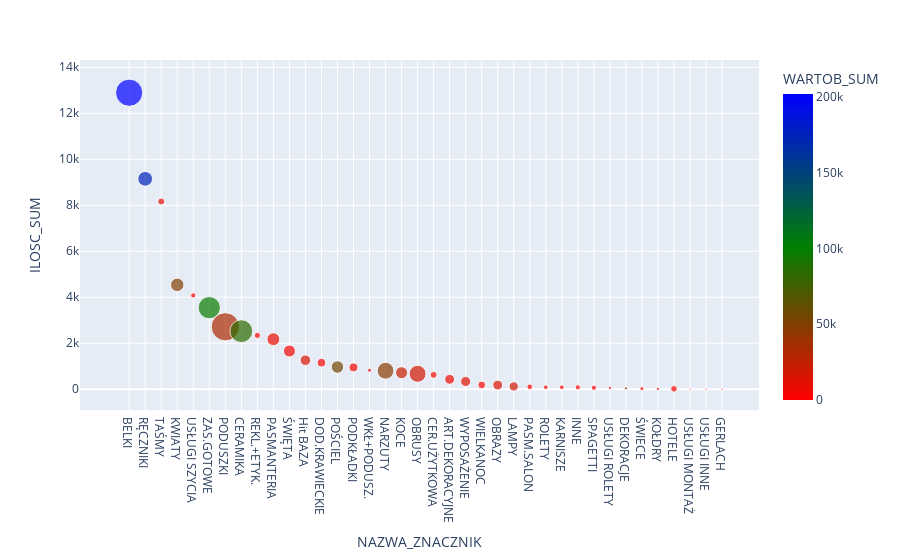

Notebook code for this chart:
### Code cell
px.scatter(df_sell.loc[df_sell['ANALIT01']=='OU'].groupby(['NAZWA_ZNACZNIK']).agg({'WARTOB_SUM':'sum',
                                                                                  'ILOSC_SUM':'sum',
                                                                                  'TRZY':'nunique'}).reset_index().sort_values(by='ILOSC_SUM', ascending=False),
           x='NAZWA_ZNACZNIK',
           color='WARTOB_SUM',
           y='ILOSC_SUM',
          color_continuous_scale=['red', 'green','blue'],
          size='TRZY',
          height=500)

### Figure 1 — Plotly figure (JSON) as saved in the notebook; plotly's stock layout.template omitted (floating-point values rounded to 4 significant figures)
{"data": [{"hovertemplate": "NAZWA_ZNACZNIK=%{x}<br>ILOSC_SUM=%{y}<br>TRZY=%{marker.size}<br>WARTOB_SUM=%{marker.color}<extra></extra>", "legendgroup": "", "marker": {"color": [201800.0, 174900.0, 11020.0, 49320.0, 0, 96750.0, 33100.0, 83350.0, 284.0, 7556.0, 4240.0, 14960.0, 1480.0, 55870.0, 4230.0, 3963.0, 46980.0, 21870.0, 17490.0, 8721.0, 5765.0, 13230.0, 2364.0, 13730.0, 19640.0, 265.6, 1596.0, 56.53, 802.9, 425.9, 0, 37150.0, 153.1, 1283.0, 467.2, 0, 0, 139.1], "coloraxis": "coloraxis", "size": [139, 41, 9, 34, 5, 93, 150, 98, 7, 31, 27, 21, 14, 29, 15, 3, 53, 27, 54, 9, 18, 19, 11, 18, 16, 6, 4, 4, 5, 5, 2, 2, 3, 2, 8, 1, 1, 1], "sizemode": "area", "sizeref": 0.375, "symbol": "circle"}, "mode": "markers", "name": "", "orientation": "v", "showlegend": false, "type": "scatter", "x": ["BELKI", "RĘCZNIKI", "TAŚMY", "KWIATY", "USŁUGI SZYCIA", "ZAS.GOTOWE", "PODUSZKI", "CERAMIKA", "REKL.+ETYK.", "PASMANTERIA", "ŚWIĘTA", "Hit BAZA", "DOD.KRAWIECKIE", "POŚCIEL", "PODKŁADKI", "WKŁ+PODUSZ.", "NARZUTY", "KOCE", "OBRUSY", "CER.UŻYTKOWA", "ART.DEKORACYJNE", "WYPOSAŻENIE", "WIELKANOC", "OBRAZY", "LAMPY", "PASM.SALON", "ROLETY", "KARNISZE", "INNE", "SPAGETTI", "USŁUGI ROLETY", "DEKORACJE", "ŚWIECE", "KOŁDRY", "HOTELE", "USŁUGI MONTAŻ", "USŁUGI INNE", "GERLACH"], "xaxis": "x", "y": [12890.0, 9149, 8163.0, 4540, 4080.0, 3547.0, 2716, 2526, 2341, 2176.0, 1662, 1265.0, 1156.0, 967, 950, 825, 805, 719, 671, 626, 432, 337, 188, 182, 123, 106.7, 87.4, 87, 83.2, 66, 57.96, 42, 26, 21, 17.5, 8, 5, 2], "yaxis": "y"}], "layout": {"autosize": true, "coloraxis": {"colorbar": {"title": {"text": "WARTOB_SUM"}}, "colorscale": [[0, "red"], [0.5, "green"], [1, "blue"]]}, "legend": {"itemsizing": "constant", "tracegroupgap": 0}, "margin": {"t": 60}, "xaxis": {"anchor": "y", "autorange": true, "domain": [0, 1], "range": [-2.609, 39.19], "title": {"text": "NAZWA_ZNACZNIK"}, "type": "category"}, "yaxis": {"anchor": "x", "autorange": true, "domain": [0, 1], "range": [-958.4, 14510.0], "title": {"text": "ILOSC_SUM"}, "type": "linear"}}}
